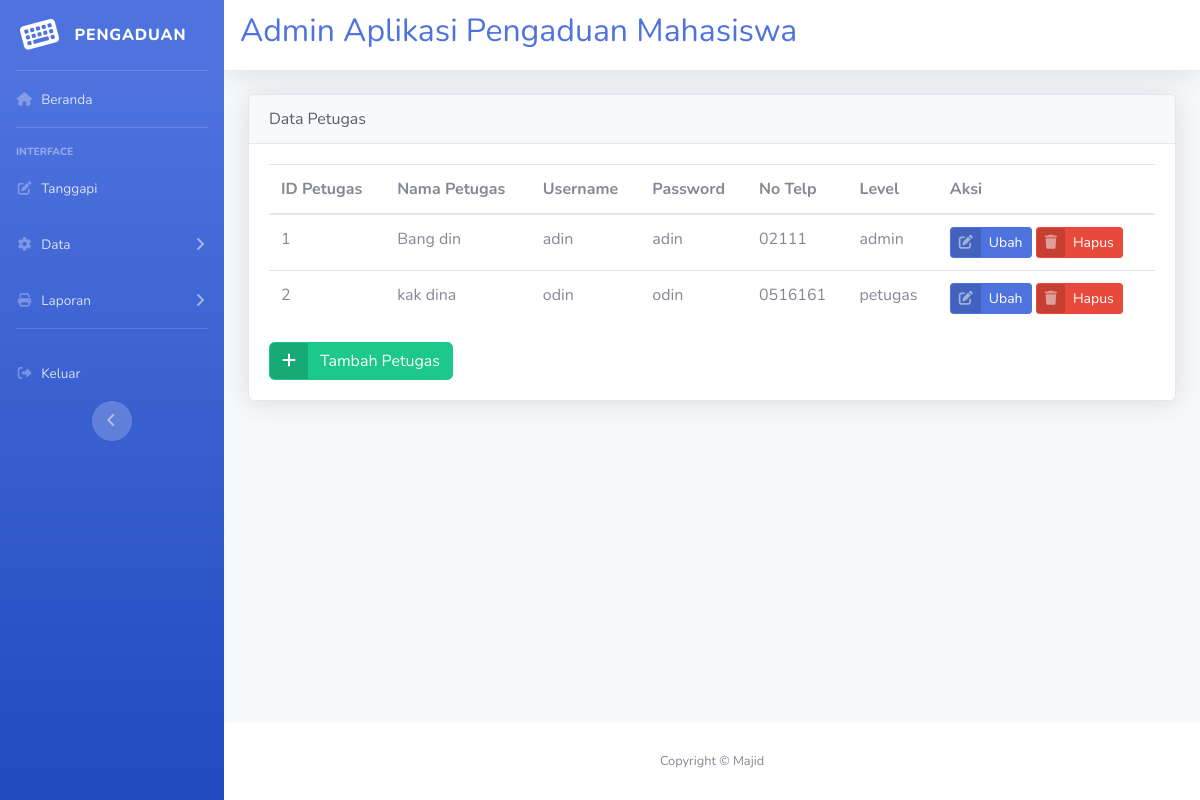
Screenshot of /admin/admin.php?url=lihat_petugas (signed in) with the database file from the repository.
### tables this page shows
CREATE TABLE `petugas` (
  `id_petugas` int(50) NOT NULL,
  `nama_petugas` varchar(50) NOT NULL,
  `username` varchar(50) NOT NULL,
  `password` varchar(50) NOT NULL,
  `telp` varchar(50) NOT NULL,
  `level` enum('admin','petugas','','') NOT NULL
);

### admin/lihat_petugas.php (the view, shortened to what this page needs)
<!DOCTYPE html>
<html lang="en">
    <head>
        <link href="../vendor/fontawesome-free/css/all.min.css" rel="stylesheet" type="text/css">
        <link href="../css/sb-admin-2.min.css" rel="stylesheet">
    </head>
    <body id="page-top">
    <div class="card shadow">
        <div class="card-header text-dark">
            Data Petugas
        </div>
        <div class="card-body">
            <table class="table table-hover">
                <thead>
                    <tr>
                        <th>ID Petugas</th>
                        <th>Nama Petugas</th>
                        <th>Username</th>
                        <th>Password</th>
                        <th>No Telp</th>
                        <th>Level</th>
                        <th>Aksi</th>
                    </tr>
                </thead>
                <tbody>
                    <?php
                    include "../koneksi.php";
                    $query = mysqli_query($conn, "SELECT * FROM petugas");
                    while ($d = mysqli_fetch_array($query)) {
                        ?>
                        <tr>
                            <td><?php echo $d['id_petugas'] ?></td>
                            <td><?php echo $d['nama_petugas'] ?></td>
                            <td><?php echo $d['username'] ?></td>
                            <td><?php echo $d['password'] ?></td>
                            <td><?php echo $d['telp'] ?></td>
                            <td><?php echo $d['level'] ?></td>
                            <td>
                            <a href="admin.php?url=edit_petugas&id=<?php echo $d['id_petugas'];?>" class="btn btn-primary btn-icon-split btn-sm">
                                    <span class="icon text-white-50">
                                        <i class="fas fa-edit"></i>
                                    </span>
                                    <span class="text">Ubah</span>
                                </a>
                                <a href="admin.php?url=hapus_petugas&id=<?php echo $d['id_petugas'];?>" class="btn btn-danger btn-icon-split btn-sm">
                                    <span class="icon text-white-50">
                                        <i class="fas fa-trash"></i>
                                    </span>
                                    <span class="text">Hapus</span>
                                </a>
                            </td>
                        </tr>
                    <?php } ?>
                </tbody>
            </table>
            <a href="?url=tambah_petugas" class="btn btn-success btn-icon-split">
                <span class="icon">
                    <i class="fas fa-plus"></i>
                </span>
                <span class="text">Tambah Petugas</span>
            </a>
        </div>
</div>
    </body>
</html>

### admin/admin.php (shortened to what this page needs)
<!DOCTYPE html>
<html lang="en">
<head>
  <link href="../vendor/fontawesome-free/css/all.min.css" rel="stylesheet" type="text/css">
  <link href="../css/sb-admin-2.min.css" rel="stylesheet">
</head>
<body id="page-top">
  <div id="wrapper">
    <ul class="navbar-nav bg-gradient-primary sidebar sidebar-dark accordion" id="accordionSidebar">
      <a class="sidebar-brand d-flex align-items-center justify-content-center" href="index.php">
        <div class="sidebar-brand-icon rotate-n-15">
          <i class="fas fa-keyboard"></i>
        </div>
        <div class="sidebar-brand-text mx-3">pengaduan</div>
      </a>
      <hr class="sidebar-divider my-0">
      <li class="nav-item">
        <a class="nav-link" href="admin.php">
          <i class="fas fa-fw fa-home"></i>
          <span>Beranda</span></a>
      </li>
      <hr class="sidebar-divider">
      <div class="sidebar-heading">
        Interface
      </div>
      <li class="nav-item">
        <a class="nav-link" href="?url=lihat_laporan">
          <i class="fas fa-fw fa-edit"></i>
          <span>Tanggapi</span></a>
      </li>
      <li class="nav-item">
        <a class="nav-link collapsed" href="#" data-toggle="collapse" data-target="#collapseTwo" aria-expanded="true" aria-controls="collapseTwo">
          <i class="fas fa-fw fa-cog"></i>
          <span>Data</span>
        </a>
      </li>
      <li class="nav-item">
        <a class="nav-link collapsed" href="#" data-toggle="collapse" data-target="#collapseThree" aria-expanded="true" aria-controls="collapseThree">
          <i class="fas fa-fw fa-print"></i>
          <span>Laporan</span>
        </a>
      </li>
      <hr class="sidebar-divider d-none d-md-block">
      <li class="nav-item">
        <a class="nav-link" href="logout.php">
          <i class="fas fa-fw fa-sign-out-alt"></i>
          <span>Keluar</span></a>
      </li>
      <div class="text-center d-none d-md-inline">
        <button class="rounded-circle border-0" id="sidebarToggle"></button>
      </div>
    </ul>
    <div id="content-wrapper" class="d-flex flex-column">
      <div id="content">
        <nav class="navbar navbar-expand navbar-light bg-white topbar mb-4 static-top shadow">
          <div class="h2 text-primary">Admin Aplikasi Pengaduan Mahasiswa</div>
        </nav>
        <div class="container-fluid animated--fade-in">
          <?php include 'halaman_a.php'; ?>
        </div>
      </div>
      <footer class="sticky-footer bg-white">
        <div class="container my-auto">
          <div class="copyright text-center my-auto">
            <span>Copyright &copy; Majid  </span>
          </div>
        </div>
      </footer>
    </div>
  </div>
</body>
</html>

### admin/halaman_a.php (shortened to what this page needs)
<?php
if(isset($_GET['url']))
{
    $url = $_GET['url'];
    switch($url){
        case 'lihat_petugas';
        include 'lihat_petugas.php';
        break;
    }
    }
?>

### rows the page displays
petugas: id_petugas "1", nama_petugas "Bang din", username "adin", password "adin", telp "02111", level "admin"
petugas: id_petugas "2", nama_petugas "kak dina", username "odin", password "odin", telp "0516161", level "petugas"
